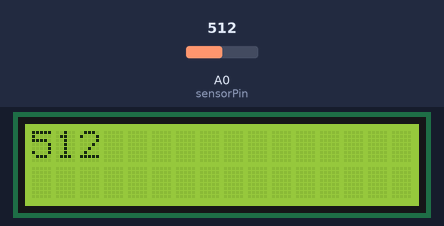
Bench run of a sketch on a simulated Arduino Uno, built with avr-gcc and run on an emulated ATmega328P. On the bench: 16×2 character LCD. The inputs (shaded band) are chosen by the test bench; at power-on: A0 (sensorPin) = 512.

Above: at 1.2 s.
1.3 s: A0 (sensorPin) set to 716
At 3.2 s:
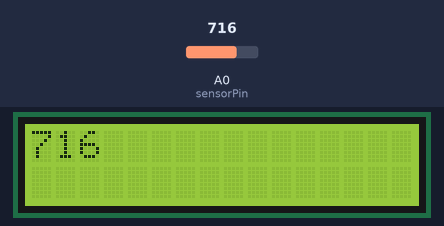
3.5 s: A0 (sensorPin) set to 900
At 4.9 s:
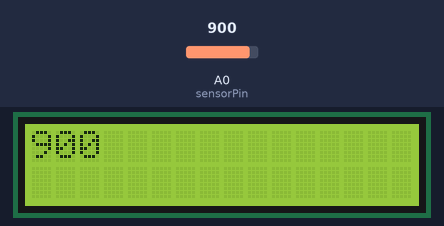
5.5 s: A0 (sensorPin) set to 1023
At 6.5 s:
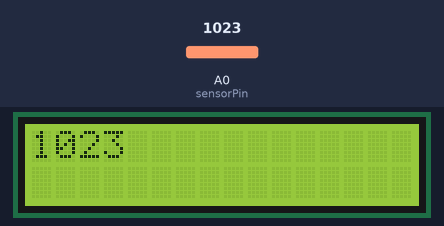
Timing chart, 0 to 8.5 s (numbered marks = the images above; inputs shaded):
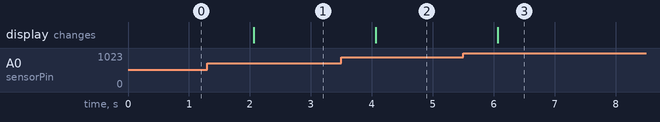

Measured:
- after the input at 1.3 s, the display: changes after 0.76 s (image 1)
- after the input at 3.5 s, the display: changes after 0.57 s (image 2)
- after the input at 5.5 s, the display: changes after 0.57 s (image 3)

The sketch:

potentionmeter.ino
```cpp
// include the library code:
#include <LiquidCrystal.h>

// initialize the library by associating any needed LCD interface pin
// with the arduino pin number it is connected to
const int rs = 12, en = 11, d4 = 5, d5 = 4, d6 = 3, d7 = 2;
LiquidCrystal lcd(rs, en, d4, d5, d6, d7);

int sensorPin = A0;    // select the input pin for the potentiometer
int sensorValue = 0;

void setup() {
  // set up the LCD's number of columns and rows:
  lcd.begin(16, 2);
  // Print a message to the LCD.
}

void loop() {
  // Turn off the display:
  sensorValue = analogRead(sensorPin);

  lcd.setCursor(0,0);
  // Turn on the display:

  lcd.print(sensorValue);
  delay(1000);
}
```
